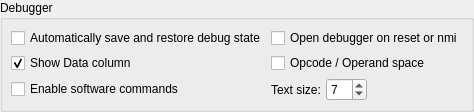
         <widget class="QGroupBox" name="groupBox_3">
          <property name="title">
           <string>Debugger</string>
          </property>
          <layout class="QVBoxLayout" name="verticalLayout_17">
           <property name="spacing">
            <number>5</number>
           </property>
           <property name="leftMargin">
            <number>8</number>
           </property>
           <property name="topMargin">
            <number>8</number>
           </property>
           <property name="rightMargin">
            <number>8</number>
           </property>
           <property name="bottomMargin">
            <number>8</number>
           </property>
           <item>
            <layout class="QGridLayout" name="gridLayout_19">
             <property name="bottomMargin">
              <number>0</number>
             </property>
             <item row="1" column="0">
              <widget class="QCheckBox" name="checkDataCol">
               <property name="text">
                <string>Show Data column</string>
               </property>
               <property name="checked">
                <bool>true</bool>
               </property>
              </widget>
             </item>
             <item row="1" column="1">
              <widget class="QCheckBox" name="checkAddSpace">
               <property name="text">
                <string>Opcode / Operand space</string>
               </property>
              </widget>
             </item>
             <item row="2" column="0">
              <widget class="QCheckBox" name="checkDisableSoftCommands">
               <property name="text">
                <string>Enable software commands</string>
               </property>
              </widget>
             </item>
             <item row="0" column="0">
              <widget class="QCheckBox" name="checkSaveLoadDebug">
               <property name="text">
                <string>Automatically save and restore debug state</string>
               </property>
              </widget>
             </item>
             <item row="0" column="1">
              <widget class="QCheckBox" name="checkDebugResetTrigger">
               <property name="text">
                <string>Open debugger on reset or nmi</string>
               </property>
              </widget>
             </item>
             <item row="2" column="1">
              <layout class="QHBoxLayout" name="horizontalLayout_26">
               <item>
                <widget class="QLabel" name="label_4">
                 <property name="text">
                  <string>Text size:</string>
                 </property>
                </widget>
               </item>
               <item>
                <widget class="QSpinBox" name="textSize">
                 <property name="minimum">
                  <number>5</number>
                 </property>
                 <property name="maximum">
                  <number>15</number>
                 </property>
                 <property name="value">
                  <number>7</number>
                 </property>
                </widget>
               </item>
               <item>
                <spacer name="horizontalSpacer_2">
                 <property name="orientation">
                  <enum>Qt::Horizontal</enum>
                 </property>
                 <property name="sizeHint" stdset="0">
                  <size>
                   <width>40</width>
                   <height>20</height>
                  </size>
                 </property>
                </spacer>
               </item>
              </layout>
             </item>
            </layout>
           </item>
          </layout>
         </widget>
